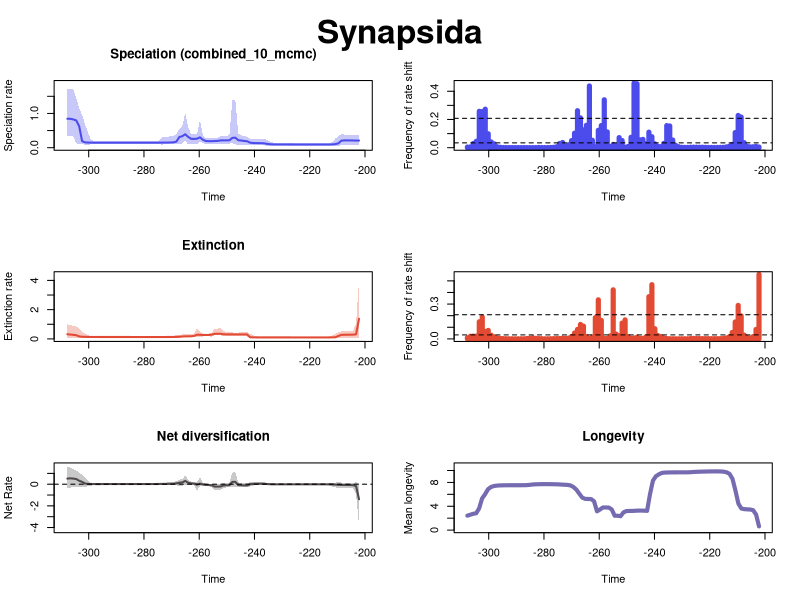

Source code (R):


pdf(file='C:/Users/SimoesLabAdmin/Documents/BDNN_Arielli/synapsida/pyrate_mcmc_logs/RTT_plots.pdf',width=10, height=15)
par(mfrow=c(3,2), oma=c(0,0,2,0))
library(scales)

time=c(-202.15980177, -203.22606131000003,-204.29232085,-205.35858039,-206.42483993000002,-207.49109947,-208.55735901000003,-209.62361855,-210.68987809000004,-211.75613763,-212.82239717,-213.88865671000002,-214.95491625,-216.02117579000003,-217.08743533,-218.15369487000004,-219.21995441,-220.28621395,-221.35247349000002,-222.41873303,-223.48499257000003,-224.55125211,-225.61751165000004,-226.68377119000002,-227.75003073,-228.81629027000002,-229.88254981,-230.94880935000003,-232.01506889,-233.08132842999999,-234.14758797000002,-235.21384751,-236.28010705000003,-237.34636659,-238.41262613000004,-239.47888567,-240.54514521,-241.61140475000002,-242.67766429,-243.74392383000003,-244.81018337,-245.87644291000004,-246.94270245,-248.00896199,-249.07522153000002,-250.14148107,-251.20774061000003,-252.27400015,-253.34025969000004,-254.40651923000001,-255.47277877,-256.53903831,-257.60529785,-258.67155739000003,-259.73781693,-260.80407647,-261.87033601,-262.93659555,-264.00285509,-265.06911463,-266.13537417000003,-267.20163371,-268.26789325,-269.33415279,-270.40041233,-271.46667186999997,-272.53293141,-273.59919095000004,-274.66545049,-275.73171003,-276.79796957,-277.86422911,-278.93048865,-279.99674819,-281.06300773000004,-282.12926727,-283.19552681,-284.26178635,-285.32804589,-286.39430543,-287.46056497,-288.52682451000004,-289.59308405,-290.65934359,-291.72560313,-292.79186267,-293.85812221,-294.92438175,-295.99064129000004,-297.05690083,-298.12316037,-299.18941991,-300.25567945,-301.32193899,-302.38819853,-303.45445807000004,-304.52071761,-305.58697715,-306.65323669,-307.71949623)
rate=c(0.20822441559560245, 0.20794884723918333,0.21043817768754605,0.2119747725652627,0.21299936262242727,0.2132298442677995,0.20442402204162635,0.1271323669724832,0.10497321886138578,0.09605888183554884,0.09413482212510854,0.09344832041402634,0.09311239105946303,0.09302328766800749,0.09298587387152468,0.09300968811410232,0.09302091416486222,0.09309623597598732,0.09321566789360533,0.09334461299643511,0.09355492612320343,0.09375499136241822,0.09400846715341654,0.0943002046814388,0.09460226002812139,0.09471594311757343,0.0948100490682803,0.09496293536436173,0.09535243463288892,0.09631167124353968,0.0992047317627894,0.10881881069855559,0.12453156594280505,0.13161983957816162,0.13268605068383615,0.13388912825777777,0.13659523176435137,0.1468171365872526,0.18852880102629893,0.19618527320519352,0.20998210597746705,0.21763467026342348,0.29392579919740625,0.2862008953141919,0.21598636775076557,0.21369366027272796,0.21335833004618815,0.21282089179144026,0.19846268358623187,0.19494311800529496,0.19050180703004876,0.19058056836706663,0.19457858240206233,0.23150289450390493,0.30217054022738793,0.2626101989525242,0.25688343289623516,0.25845645576655485,0.3149331918053042,0.3924244355169111,0.3350396139109851,0.3115232011752863,0.1766070417902445,0.1561822735334894,0.15188026143705413,0.14967084176722895,0.14912624425674134,0.1485566465231813,0.14691278837037303,0.1462113223099859,0.14605557042325273,0.14597425262800007,0.14594275257895847,0.14592987940698865,0.14593708971935088,0.14598006441539413,0.14602707091400574,0.14604406846810386,0.1460375374325512,0.14603766034684185,0.14603561102616047,0.14603229700556214,0.14602791217694827,0.14602086893610833,0.1460076147251479,0.145990377487413,0.1459926814198269,0.14600949654956147,0.14604642031484316,0.14613665895679842,0.14644328666476603,0.14764786942403696,0.14924337643711233,0.15515554132896847,0.19177208037537014,0.6277015176299083,0.797083500529129,0.8249169564882464,0.8434821959839738,0.8444424658967868)
minHPD=c(0.07647106724071959, 0.07734142804423534,0.07942828986939562,0.07851966021047276,0.07809769160366754,0.07894676263026473,0.07274799504413572,0.048223503200615796,0.04049257426296967,0.03843835424369932,0.043297531482651336,0.04400217904443545,0.04394932070375,0.04467954446595121,0.04487904908841995,0.04514545711772151,0.04494700014326096,0.044807159323282435,0.04494700014326096,0.04494190654018587,0.044944757980208944,0.04553666781656226,0.04553666781656226,0.04486019594600744,0.045634049476286395,0.04538435927079513,0.045076464703735636,0.044798501892353564,0.04594020400781118,0.04487293195448113,0.042139381151221324,0.045628403251335756,0.06935921200752043,0.07631028731311111,0.07829939718829243,0.07891572188275385,0.078942017690489,0.08001408549409972,0.07903238209511816,0.0823954103680885,0.0886488083432593,0.08699415708545302,0.09774861254618802,0.12864142029923623,0.12042158152270561,0.12116530996282314,0.12041613034584629,0.12114978081850361,0.11190807292306057,0.11330774249538776,0.1064672759010882,0.1059390766809854,0.10047368366849263,0.13706416609727998,0.17131573266029895,0.1109549041443273,0.11147691475425714,0.1110357778242096,0.09657461988431283,0.21118074076295568,0.12066398077181711,0.11604891311368051,0.10367159804679568,0.10367805446336585,0.10133961684066378,0.09870882468999663,0.09768882263759544,0.09149789724363169,0.09922198011791841,0.10193754414935778,0.10253927801407205,0.10134148356465882,0.10159578284086826,0.1017293953451874,0.10175165734803149,0.10209840634284183,0.10229972444710254,0.10238461838553488,0.10239904810739098,0.10238461838553488,0.10236084702839353,0.10233085713482162,0.10229866004749863,0.1022167887256646,0.10209840634284183,0.10193754414935778,0.10170573320929505,0.10261333054740479,0.10251443230185399,0.10175165734803149,0.10123408346474325,0.09561025229526475,0.08956179300333189,0.09146747530344959,0.09915866576649017,0.10570295592324201,0.12823489960591872,0.3292412171621953,0.3381219399298795,0.34718292261865946)
maxHPD=c(0.3794781254648623, 0.37704756310050314,0.3767657104407643,0.37674561170789117,0.3793966358580818,0.3845966992472076,0.3869129592897176,0.3441177436921464,0.2709755091894728,0.15635063349181852,0.1465852879757538,0.14377450393943952,0.14209620427361466,0.14232118813697142,0.14209620427361466,0.14212850997184873,0.14176637057618988,0.14137569107019435,0.14137569107019435,0.14133521727840082,0.14137569107019435,0.14210911253116265,0.14236950095355863,0.14209620427361466,0.14323802698710938,0.14323802698710938,0.14328852926286736,0.1434165556914538,0.14555342175142355,0.14772138764423112,0.16029901143417066,0.223432804219348,0.25195883947324965,0.2519937957995243,0.25368055134618944,0.25436862518819064,0.2551746381829326,0.2628928710076454,0.32349298652810043,0.3334433375455118,0.36645500452837854,0.41195658290679216,1.4077230700370897,1.3760613895301992,0.36629965190462094,0.3502952081871137,0.34814382825986484,0.3480195653983722,0.2795960438429259,0.2733813355619992,0.2713082039909146,0.2715207340711895,0.2805759415710198,0.36808159149227565,0.7965847973011608,0.4038464274235254,0.3963891927414213,0.39685915167833535,0.5933835217753222,1.023169980958854,0.6219933884227894,0.5442434933405396,0.3992069423224342,0.3447554021979023,0.33240123346001216,0.3227185796188987,0.3162701699427049,0.29006693828835073,0.20895086879119984,0.20096895593210123,0.1999934446290643,0.19821389464761777,0.19821389464761777,0.19821389464761777,0.19806201537328122,0.1982074338169283,0.1982074338169283,0.19821389464761777,0.19821389464761777,0.19822523958335844,0.19822523958335844,0.19821389464761777,0.19821389464761777,0.19821389464761777,0.1982074338169283,0.1982325006347331,0.19821389464761777,0.19938007625384815,0.1996292224585705,0.19993310529523256,0.20254665115140952,0.22041487521381647,0.4459590151606513,0.6802496417411483,0.9527086662209635,1.1650730874449897,1.460066805337282,1.7068072146686428,1.69840726738352,1.7136491836899814)
remove_na = !is.na(rate)
time = time[remove_na]
plot(time,time,type = 'n', ylim = c(0, 1.8850141020589797), xlim = c(-308.252626,-201.626672), ylab = 'Speciation rate', xlab = 'Time',main='Speciation (combined_10_mcmc)' )
polygon(c(time, rev(time)), c(maxHPD[remove_na], rev(minHPD[remove_na])), col = alpha('#4c4cec',0.3), border = NA)
lines(time,rate[remove_na], col = '#4c4cec', lwd=2)
mtext("Synapsida", outer = TRUE, line = -1.5, cex = 2, font = 2)
mids=c(-202.16518691919194, -203.24221675757576,-204.3192465959596,-205.39627643434343,-206.47330627272729,-207.5503361111111,-208.62736594949496,-209.7043957878788,-210.78142562626263,-211.85845546464648,-212.9354853030303,-214.01251514141416,-215.08954497979798,-216.16657481818183,-217.24360465656565,-218.3206344949495,-219.39766433333335,-220.47469417171718,-221.55172401010103,-222.62875384848485,-223.7057836868687,-224.78281352525252,-225.85984336363637,-226.9368732020202,-228.01390304040405,-229.0909328787879,-230.16796271717172,-231.24499255555557,-232.3220223939394,-233.39905223232324,-234.4760820707071,-235.55311190909092,-236.63014174747474,-237.7071715858586,-238.78420142424244,-239.86123126262626,-240.9382611010101,-242.01529093939394,-243.0923207777778,-244.16935061616164,-245.24638045454546,-246.32341029292928,-247.40044013131313,-248.47746996969698,-249.5544998080808,-250.63152964646466,-251.70855948484848,-252.78558932323233,-253.86261916161618,-254.939649,-256.0166788383838,-257.0937086767677,-258.1707385151515,-259.2477683535354,-260.3247981919192,-261.401828030303,-262.4788578686869,-263.5558877070707,-264.6329175454546,-265.7099473838384,-266.7869772222222,-267.86400706060607,-268.9410368989899,-270.0180667373737,-271.09509657575757,-272.1721264141414,-273.24915625252527,-274.3261860909091,-275.40321592929297,-276.48024576767676,-277.5572756060606,-278.63430544444446,-279.71133528282826,-280.7883651212121,-281.86539495959596,-282.9424247979798,-284.01945463636366,-285.0964844747475,-286.1735143131313,-287.25054415151516,-288.327573989899,-289.4046038282828,-290.48163366666665,-291.5586635050505,-292.63569334343435,-293.7127231818182,-294.78975302020206,-295.86678285858585,-296.9438126969697,-298.02084253535355,-299.09787237373735,-300.1749022121212,-301.25193205050505,-302.3289618888889,-303.40599172727275,-304.4830215656566,-305.5600514040404,-306.63708124242424,-307.7141110808081)
counts=c(0.00497752808988764, 0.009269662921348315,0.00649438202247191,0.006078651685393259,0.009696629213483146,0.035764044943820225,0.21756179775280898,0.2286741573033708,0.10725842696629213,0.02295505617977528,0.010775280898876404,0.0054943820224719105,0.0029213483146067415,0.0024269662921348315,0.0019438202247191011,0.00149438202247191,0.0018764044943820224,0.0021797752808988763,0.002707865168539326,0.0034831460674157304,0.0033932584269662923,0.0036853932584269664,0.00401123595505618,0.0035393258426966293,0.002292134831460674,0.0024719101123595504,0.002752808988764045,0.006910112359550562,0.016876404494382023,0.05456179775280899,0.15403370786516854,0.1566067415730337,0.030235955056179774,0.007224719101123596,0.010449438202247191,0.02744943820224719,0.07806741573033708,0.11008988764044944,0.028707865168539327,0.059,0.05559550561797753,0.45310112359550564,0.4577752808988764,0.07373033707865169,0.0089438202247191,0.0039213483146067415,0.05056179775280899,0.07147191011235955,0.014202247191011236,0.023235955056179775,0.008269662921348314,0.1118876404494382,0.3395168539325843,0.15696629213483146,0.1231685393258427,0.00701123595505618,0.05256179775280899,0.43774157303370786,0.15886516853932584,0.12640449438202248,0.21130337078651684,0.2621348314606742,0.10273033707865169,0.05010112359550562,0.021067415730337078,0.011674157303370786,0.037168539325842694,0.029640449438202248,0.00698876404494382,0.003056179775280899,0.0017640449438202247,0.0010786516853932583,0.0008988764044943821,0.001292134831460674,0.0017640449438202247,0.0008988764044943821,0.000651685393258427,0.0007191011235955057,0.0006179775280898876,0.0008876404494382022,0.0007303370786516854,0.0009101123595505618,0.0008988764044943821,0.001056179775280899,0.0010674157303370787,0.0010112359550561798,0.0012808988764044945,0.003089887640449438,0.006853932584269663,0.027303370786516856,0.04086516853932584,0.09879775280898877,0.2728202247191011,0.25620224719101126,0.2578426966292135,0.04562921348314607,0.030101123595505618,0.005719101123595505,0.004438202247191011)
plot(mids,counts,type = 'h', xlim = c(-308.252626,-201.626672), ylim=c(0,0.4577752808988764), ylab = 'Frequency of rate shift', xlab = 'Time',lwd=5,col='#4c4cec')
bf2 = 0.03434514159663572
bf6 = 0.20811161450508497
abline(h=bf2, lty=2)
abline(h=bf6, lty=2)

time=c(-202.15980177, -203.22606131000003,-204.29232085,-205.35858039,-206.42483993000002,-207.49109947,-208.55735901000003,-209.62361855,-210.68987809000004,-211.75613763,-212.82239717,-213.88865671000002,-214.95491625,-216.02117579000003,-217.08743533,-218.15369487000004,-219.21995441,-220.28621395,-221.35247349000002,-222.41873303,-223.48499257000003,-224.55125211,-225.61751165000004,-226.68377119000002,-227.75003073,-228.81629027000002,-229.88254981,-230.94880935000003,-232.01506889,-233.08132842999999,-234.14758797000002,-235.21384751,-236.28010705000003,-237.34636659,-238.41262613000004,-239.47888567,-240.54514521,-241.61140475000002,-242.67766429,-243.74392383000003,-244.81018337,-245.87644291000004,-246.94270245,-248.00896199,-249.07522153000002,-250.14148107,-251.20774061000003,-252.27400015,-253.34025969000004,-254.40651923000001,-255.47277877,-256.53903831,-257.60529785,-258.67155739000003,-259.73781693,-260.80407647,-261.87033601,-262.93659555,-264.00285509,-265.06911463,-266.13537417000003,-267.20163371,-268.26789325,-269.33415279,-270.40041233,-271.46667186999997,-272.53293141,-273.59919095000004,-274.66545049,-275.73171003,-276.79796957,-277.86422911,-278.93048865,-279.99674819,-281.06300773000004,-282.12926727,-283.19552681,-284.26178635,-285.32804589,-286.39430543,-287.46056497,-288.52682451000004,-289.59308405,-290.65934359,-291.72560313,-292.79186267,-293.85812221,-294.92438175,-295.99064129000004,-297.05690083,-298.12316037,-299.18941991,-300.25567945,-301.32193899,-302.38819853,-303.45445807000004,-304.52071761,-305.58697715,-306.65323669,-307.71949623)
rate=c(1.3733602651484413, 0.31317570208381135,0.29227898891111015,0.28732186282753935,0.28603879398455045,0.2833609213829868,0.2752992071993966,0.2029692962213125,0.11245842728023328,0.1044722710052884,0.1021783053084249,0.10147489461056183,0.10120960001120002,0.10109249393924422,0.10106220088059417,0.10105780801991723,0.10108724034009343,0.10111873246531067,0.10119163700158991,0.10125244031015429,0.10131800409659562,0.10140388441446624,0.10155233145060141,0.10173232272701145,0.10186414999726426,0.10189209552970138,0.10189582208132235,0.10188861410056269,0.10189357088456787,0.10189599921409061,0.10190302521678973,0.1019152149372601,0.10193685471746473,0.10202929677226158,0.1024554236736142,0.10303123426875871,0.10440965202644978,0.11433832237607694,0.30601153751082183,0.30551094596819356,0.30518413434702263,0.30530552573158837,0.3061846901407234,0.3074591765963193,0.3076579323118175,0.30824221670511,0.3151548048678289,0.3523144676480925,0.3486036155048795,0.3476691605912351,0.29013693798840157,0.2701842383913504,0.2685093459092474,0.2682556833598118,0.28051159525388203,0.2825494867800186,0.20387353506072142,0.17694985403137117,0.17529038141337017,0.1740643864548261,0.16300835129085658,0.147596311029287,0.13810963174324178,0.13286075155589705,0.13000050139454222,0.12915910019047822,0.1288264308877717,0.12857299133306727,0.12826431686554635,0.12808521365790093,0.12798558286800688,0.12789903329785318,0.1278857567897811,0.1278857567897811,0.12792405174815996,0.1280504435945074,0.12823367717960368,0.1285928018417735,0.12925709285348114,0.1296574774516585,0.12980507777024797,0.12983328464699506,0.12984782011212295,0.12984578851604672,0.12985317045553016,0.12988103602643702,0.12992290893469288,0.13001246225147917,0.13015778317670318,0.13040697218840305,0.13092622818309035,0.13208741678193203,0.13428954294820872,0.13953686422945843,0.1449072446119038,0.17066686442516113,0.25319352122491545,0.2766663925441649,0.29960750060303915,0.3180233514740322)
minHPD=c(0.08348190308680896, 0.07418134442449709,0.08435717385455181,0.08290348427312284,0.08435717385455181,0.08424498806653555,0.08237222582971511,0.07160426208082275,0.06333759320716403,0.056753445216706354,0.05753424662583165,0.06338366431841279,0.06510385346659354,0.06514784094174905,0.06517028043907008,0.065175943660362,0.06510110720956809,0.06538734521238072,0.06516603168919358,0.06538734521238072,0.06734119586520412,0.06775386137193883,0.06747258422425419,0.06781145954411807,0.06780421195462585,0.06774509795910805,0.06771447795240376,0.0677549651107355,0.06777089937588204,0.06781091375094567,0.06775386137193883,0.06772528748593573,0.06777492084156415,0.06702361689027718,0.06328410753289487,0.05676499057102368,0.06153874131501344,0.06518718786189116,0.17379380010964263,0.19574548850587145,0.19701107294928213,0.19633526022869535,0.1969930754458109,0.20034528448319178,0.19994484249802258,0.19583465435043124,0.18831931972889063,0.2488748274698861,0.2488748274698861,0.24904000559393136,0.1600491631692837,0.1670787791418098,0.16710931710211208,0.1674306327621449,0.13713695990095692,0.115661355435052,0.11059407406163722,0.1087129745214534,0.10850846591200938,0.1087129745214534,0.10316358013955843,0.08588077973946023,0.07691593796860781,0.07615756395106608,0.07414330989974992,0.07616995630519385,0.07614856198168524,0.0758013124756407,0.07615756395106608,0.07617054988573527,0.07569118984518579,0.07608995649233559,0.07616735136221806,0.07615524190779326,0.0758013124756407,0.07616735136221806,0.07690732871680642,0.07760927701112003,0.07845921525849751,0.07848700884614765,0.07862790844665803,0.07862790844665803,0.07862790844665803,0.0785199913341012,0.07850586130324616,0.07851807586902577,0.07838087112116413,0.07848539144050923,0.07804637217511204,0.07802226192161298,0.07851807586902577,0.07559940189269528,0.06945772960414688,0.07005667648191868,0.07259447150226625,0.0764984351621113,0.0865772103615584,0.08742231109698581,0.0869675041693303,0.08648396848453296)
maxHPD=c(4.014939362623382, 1.070621804044901,0.5464175659045217,0.5217370195477166,0.5191130138868459,0.5153197133408786,0.5065958171778698,0.46362751461062507,0.358819468747229,0.2549968161455283,0.1551126673899751,0.14485700916304978,0.14268765506746675,0.14119182683496756,0.1404809046942099,0.13994420635843569,0.1392968251667154,0.1392650078526743,0.13858825123743454,0.1384000858090142,0.13994245573842035,0.13998011703147709,0.13930356929760904,0.13945055535812065,0.1394519972274317,0.1394519972274317,0.13950610782218492,0.1396037337183584,0.13976965178861775,0.13998011703147709,0.14012178468546616,0.14048430484461963,0.14128837833132848,0.1424623770908766,0.14754957052471376,0.1811341575827861,0.27414443206782624,0.3382642957585694,0.45644163327688647,0.4413023386481748,0.43897750096351223,0.4366988013089301,0.4334238478396631,0.439200899862422,0.4412217933899372,0.44540157791131724,0.5658324989878132,0.7390666142116735,0.7099423537253728,0.7100154099123934,0.4174570970229181,0.35684850630614023,0.35575451733370156,0.3561206155928265,0.5044751319548264,0.7529206445306491,0.31740034574229237,0.30456788443274885,0.3039868570575799,0.30456575833817506,0.3016828592931036,0.286633294416808,0.24479285521218996,0.22509991369541085,0.20807090347523902,0.20565158842933873,0.2040606280068994,0.20241607736179532,0.20104513293055326,0.20020652717252171,0.19892690654453934,0.1987598272151543,0.19854459898202087,0.19837737776544173,0.19781316566315735,0.19766095146370447,0.19785901838116352,0.19785901838116352,0.19785520796007153,0.19768141415207505,0.19781316566315735,0.19780991277760296,0.19780991277760296,0.1977324938126152,0.19775206640860246,0.19781316566315735,0.19785520796007153,0.19833477490640944,0.19863737121207187,0.20009073922734258,0.2037802587921346,0.210274288658649,0.2508862138271963,0.38277024473137355,0.46510380574171506,0.6913422535900586,0.8612469701781429,0.8820722513756412,0.9397511175150899,1.0102617419079187)
remove_na = !is.na(rate)
time = time[remove_na]
plot(time,time,type = 'n', ylim = c(0, 4.41643329888572), xlim = c(-308.252626,-201.626672), ylab = 'Extinction rate', xlab = 'Time',main='Extinction' )
polygon(c(time, rev(time)), c(maxHPD[remove_na], rev(minHPD[remove_na])), col = alpha('#e34a33',0.3), border = NA)
lines(time,rate[remove_na], col = '#e34a33', lwd=2)
mids=c(-202.16518691919194, -203.24221675757576,-204.3192465959596,-205.39627643434343,-206.47330627272729,-207.5503361111111,-208.62736594949496,-209.7043957878788,-210.78142562626263,-211.85845546464648,-212.9354853030303,-214.01251514141416,-215.08954497979798,-216.16657481818183,-217.24360465656565,-218.3206344949495,-219.39766433333335,-220.47469417171718,-221.55172401010103,-222.62875384848485,-223.7057836868687,-224.78281352525252,-225.85984336363637,-226.9368732020202,-228.01390304040405,-229.0909328787879,-230.16796271717172,-231.24499255555557,-232.3220223939394,-233.39905223232324,-234.4760820707071,-235.55311190909092,-236.63014174747474,-237.7071715858586,-238.78420142424244,-239.86123126262626,-240.9382611010101,-242.01529093939394,-243.0923207777778,-244.16935061616164,-245.24638045454546,-246.32341029292928,-247.40044013131313,-248.47746996969698,-249.5544998080808,-250.63152964646466,-251.70855948484848,-252.78558932323233,-253.86261916161618,-254.939649,-256.0166788383838,-257.0937086767677,-258.1707385151515,-259.2477683535354,-260.3247981919192,-261.401828030303,-262.4788578686869,-263.5558877070707,-264.6329175454546,-265.7099473838384,-266.7869772222222,-267.86400706060607,-268.9410368989899,-270.0180667373737,-271.09509657575757,-272.1721264141414,-273.24915625252527,-274.3261860909091,-275.40321592929297,-276.48024576767676,-277.5572756060606,-278.63430544444446,-279.71133528282826,-280.7883651212121,-281.86539495959596,-282.9424247979798,-284.01945463636366,-285.0964844747475,-286.1735143131313,-287.25054415151516,-288.327573989899,-289.4046038282828,-290.48163366666665,-291.5586635050505,-292.63569334343435,-293.7127231818182,-294.78975302020206,-295.86678285858585,-296.9438126969697,-298.02084253535355,-299.09787237373735,-300.1749022121212,-301.25193205050505,-302.3289618888889,-303.40599172727275,-304.4830215656566,-305.5600514040404,-306.63708124242424,-307.7141110808081)
counts=c(0.5563595505617978, 0.08159550561797753,0.019898876404494382,0.007797752808988764,0.01250561797752809,0.03295505617977528,0.19857303370786517,0.2884157303370786,0.1458988764044944,0.05551685393258427,0.01849438202247191,0.008460674157303371,0.004247191011235955,0.002640449438202247,0.0022134831460674156,0.002292134831460674,0.001966292134831461,0.0026741573033707863,0.0025280898876404493,0.0026292134831460675,0.003146067415730337,0.003786516853932584,0.0047640449438202245,0.003292134831460674,0.0011910112359550561,0.0014269662921348315,0.001303370786516854,0.0010898876404494382,0.0011123595505617978,0.001247191011235955,0.001898876404494382,0.0029775280898876404,0.008404494382022471,0.02035955056179775,0.0291123595505618,0.08769662921348315,0.4670337078651685,0.3637303370786517,0.01746067415730337,0.004179775280898876,0.0043370786516853934,0.014606741573033709,0.007719101123595505,0.005213483146067416,0.02038202247191011,0.1639887640449438,0.13637078651685394,0.027853932584269662,0.041314606741573036,0.4226292134831461,0.026337078651685393,0.004573033707865168,0.0037415730337078653,0.15947191011235956,0.33646067415730335,0.1832696629213483,0.017089887640449438,0.004595505617977528,0.02004494382022472,0.11041573033707865,0.12447191011235956,0.082,0.05056179775280899,0.02048314606741573,0.0073258426966292135,0.004730337078651685,0.006584269662921348,0.0043370786516853934,0.002842696629213483,0.0025393258426966293,0.0016741573033707865,0.0011123595505617978,0.001,0.002112359550561798,0.003258426966292135,0.004943820224719101,0.009797752808988765,0.0064831460674157305,0.003853932584269663,0.0011797752808988763,0.001247191011235955,0.001101123595505618,0.0008089887640449438,0.0012359550561797752,0.0013370786516853932,0.0020674157303370785,0.002730337078651685,0.004808988764044944,0.008707865168539325,0.01749438202247191,0.03204494382022472,0.07310112359550562,0.06498876404494382,0.18792134831460675,0.14759550561797752,0.024112359550561797,0.02407865168539326,0.022932584269662923,0.009584269662921347)
plot(mids,counts,type = 'h', xlim = c(-308.252626,-201.626672), ylim=c(0,0.5563595505617978), ylab = 'Frequency of rate shift', xlab = 'Time',lwd=5,col='#e34a33')
abline(h=bf2, lty=2)
abline(h=bf6, lty=2)
#Net Diversification Rate
time=c(-202.15980177, -203.22606131000003,-204.29232085,-205.35858039,-206.42483993000002,-207.49109947,-208.55735901000003,-209.62361855,-210.68987809000004,-211.75613763,-212.82239717,-213.88865671000002,-214.95491625,-216.02117579000003,-217.08743533,-218.15369487000004,-219.21995441,-220.28621395,-221.35247349000002,-222.41873303,-223.48499257000003,-224.55125211,-225.61751165000004,-226.68377119000002,-227.75003073,-228.81629027000002,-229.88254981,-230.94880935000003,-232.01506889,-233.08132842999999,-234.14758797000002,-235.21384751,-236.28010705000003,-237.34636659,-238.41262613000004,-239.47888567,-240.54514521,-241.61140475000002,-242.67766429,-243.74392383000003,-244.81018337,-245.87644291000004,-246.94270245,-248.00896199,-249.07522153000002,-250.14148107,-251.20774061000003,-252.27400015,-253.34025969000004,-254.40651923000001,-255.47277877,-256.53903831,-257.60529785,-258.67155739000003,-259.73781693,-260.80407647,-261.87033601,-262.93659555,-264.00285509,-265.06911463,-266.13537417000003,-267.20163371,-268.26789325,-269.33415279,-270.40041233,-271.46667186999997,-272.53293141,-273.59919095000004,-274.66545049,-275.73171003,-276.79796957,-277.86422911,-278.93048865,-279.99674819,-281.06300773000004,-282.12926727,-283.19552681,-284.26178635,-285.32804589,-286.39430543,-287.46056497,-288.52682451000004,-289.59308405,-290.65934359,-291.72560313,-292.79186267,-293.85812221,-294.92438175,-295.99064129000004,-297.05690083,-298.12316037,-299.18941991,-300.25567945,-301.32193899,-302.38819853,-303.45445807000004,-304.52071761,-305.58697715,-306.65323669,-307.71949623)
net_rate=c(-1.388320620345621, -0.1742325474649994,-0.08843349995708852,-0.07679931993993869,-0.07343249358256904,-0.06914686168298917,-0.0659280922075148,-0.05836008185006215,-0.032053009909648614,-0.01812978205241605,-0.011396632606823913,-0.009685636549325432,-0.009102651283220511,-0.008821608700497955,-0.008748066098325697,-0.008733347748443095,-0.008793542231872658,-0.008789256638968922,-0.008838353849271976,-0.008869196413128144,-0.008775958718305787,-0.00875448675342776,-0.008784996903909346,-0.00886143364344881,-0.008908284815613652,-0.0088378318933798,-0.008730818535796728,-0.008588869904438419,-0.008253641125040179,-0.007101159834508494,-0.0028545194877376365,0.01355494330347943,0.03946891764806921,0.047226975886493064,0.04542670889444,0.0425635728624341,0.035316026074443535,-0.0015597463982900545,-0.11987331552475675,-0.11155516745710099,-0.09549871380078487,-0.08028399700574744,0.22103980707470416,0.21330483286926719,-0.08691735415310588,-0.09358376610322541,-0.11671705796437161,-0.21002248858723976,-0.21691473375646766,-0.21969656778897764,-0.09847048641298373,-0.07477094842744163,-0.06948263153696732,-0.01980675309597872,0.055366719171528724,-0.04397788441512196,0.058381442048065696,0.07421125992724963,0.13620265271339638,0.30621545772360215,0.16571528475307157,0.13885746867538623,0.07686837676436953,0.044919775265077524,0.03766111097921861,0.03231003952274606,0.0306841946388174,0.028458110254110033,0.021673222407087057,0.01881267338401157,0.01849715870383174,0.018420261196375288,0.018354816595208216,0.018327475751721344,0.018300445135057675,0.018220241503117383,0.01806130436208438,0.01748441570464351,0.016363802584874753,0.01571835107531839,0.015495988448083605,0.015453283181310116,0.015426264805320588,0.015417977774485872,0.015375237224612514,0.01529527839751468,0.01521239519380127,0.01511052649227484,0.014927481199998888,0.014913611085847977,0.015381759995423934,0.021715767544605698,0.029970898340701,0.0650539859932292,0.21179296532688663,0.3225757849478962,0.4785549238946002,0.5194497325023503,0.5426075528698715,0.5193656456431456)
net_minHPD=c(-3.8515200918017922, -0.8915957405631061,-0.37754265241300505,-0.34241177357425845,-0.33847479142216946,-0.34058913956859593,-0.3434286846623875,-0.35902132831520034,-0.2898309463950841,-0.21134608900227542,-0.07529054454501069,-0.06382043394031109,-0.060839050235376974,-0.05974988389672961,-0.05929510837672573,-0.05856500764152125,-0.058562452705076415,-0.05863843991287647,-0.05749455128174008,-0.05831462340371406,-0.057661021400324246,-0.05792035249209103,-0.05723948231863241,-0.05749455128174008,-0.05748940644080119,-0.05748940644080119,-0.05843076483450296,-0.05831462340371406,-0.059713064954705616,-0.06042656805617598,-0.06656368217601258,-0.059347844837339604,-0.04464333757765246,-0.03954296938157306,-0.044083382740765356,-0.05788615335343526,-0.1471733597418827,-0.20872594845769876,-0.28189229427929197,-0.26880311584864347,-0.2682656680944005,-0.2816841935903804,-0.26580040845354624,-0.2552608727433272,-0.2862514574348247,-0.2856564969555109,-0.35971195667340927,-0.5268634759155268,-0.5349853790977399,-0.5420514481956638,-0.25178545602252467,-0.1784335154326482,-0.17340955805855734,-0.15793821722179643,-0.18310177188250165,-0.6149530949082597,-0.09140575180321225,-0.07762829435423999,-0.08935153207616578,0.004804208249318875,-0.1587132695642204,-0.13191716505209072,-0.11450910062262525,-0.08526397788787156,-0.04865446419792527,-0.04450939415346189,-0.04890060959606943,-0.05190099297552414,-0.05722403784232119,-0.05293690269979004,-0.05229559463677541,-0.052299077773861474,-0.052014522893030296,-0.052299077773861474,-0.050080890547342605,-0.05063505767156137,-0.04962336579412677,-0.050706041734161114,-0.052299077773861474,-0.05299382354120208,-0.05299382354120208,-0.0531116814197303,-0.053193577201820136,-0.05321530907291766,-0.053017355772551844,-0.05301872258629961,-0.05417134432001908,-0.055017849281908726,-0.057089174103106044,-0.05806074230498079,-0.06571925497649919,-0.13633892372809295,-0.18586031331442215,-0.27203264666275706,-0.2568254675088121,-0.293375886039136,-0.25594040479028424,-0.267322418464492,-0.3159803777765853,-0.3912613044208799)
net_maxHPD=c(0.12735331968851366, 0.17995870182735368,0.13959294617423693,0.13630584621326444,0.13960013944031596,0.1436911301916031,0.1567906258736779,0.19230296757274648,0.14950634471404298,0.08198388439071723,0.06797794615207409,0.04999979097839645,0.04632897649731335,0.04487183241881487,0.04392408763140909,0.04379778579568761,0.043205874447672835,0.042645599792211344,0.043212873252891484,0.04205445517945677,0.042634998459604584,0.04232310029819021,0.0431328749829817,0.04317715040963577,0.04353046001683546,0.043833512136732034,0.04324689817468533,0.04376502712328237,0.04393831695535305,0.048322795079494746,0.066125074125271,0.13373184258646137,0.16273904589943022,0.16862890143684273,0.17387479179569404,0.1877139025525939,0.17939174326488316,0.1795762634095275,0.08074866944797354,0.07917364076980032,0.12418781799661821,0.17335806858361735,1.1128650200778454,1.08021231241412,0.12962983697485558,0.11661859865094851,0.11238559008110613,-0.0007512483096840938,-0.017573090924428436,-0.015184926810279442,0.0519136384877229,0.038491750711224265,0.048485220842671095,0.1559170852396919,0.6546380203298958,0.2035235416146741,0.20046607440371464,0.2088287787274613,0.4259746500923596,0.8378260055823703,0.4587843458639941,0.42166418736368777,0.2908555371743273,0.21081311990433874,0.1844974846920412,0.16002227583094641,0.14715774182357683,0.1370880121229673,0.09879989161063484,0.08849543502155244,0.08561992893699567,0.08420917574548845,0.08384040153009123,0.0832249231058292,0.08507201715122947,0.0837275035434861,0.08384040153009123,0.08190342398542937,0.07910869141564746,0.0779683878719318,0.0779683878719318,0.0779683878719318,0.07796673757862624,0.07796673757862624,0.07831469564220814,0.07864003986115987,0.07796350630116407,0.07796673757862624,0.07754104614480363,0.08076041754496352,0.0845072755978088,0.10484235120803392,0.37194144317225386,0.5980945158453106,0.8822949703360218,1.0680184261426549,1.2808370577954908,1.3809107274919212,1.5378135385845826,1.571203990302602)
remove_na = !is.na(net_rate)
time = time[remove_na]
plot(time,time,type = 'n', ylim = c(-4.236672100981972, 1.7283243893328624), xlim = c(-308.252626,-201.626672), ylab = 'Net Rate', xlab = 'Time',lwd=2, main='Net diversification', col= '#504A4B' )
polygon(c(time, rev(time)), c(net_maxHPD[remove_na], rev(net_minHPD[remove_na])), col = alpha('#504A4B',0.3), border = NA)
lines(time,net_rate[remove_na], col = '#504A4B', lwd=2)
abline(h=0,lty=2)


time=c(-202.15980177, -203.22606131000003,-204.29232085,-205.35858039,-206.42483993000002,-207.49109947,-208.55735901000003,-209.62361855,-210.68987809000004,-211.75613763,-212.82239717,-213.88865671000002,-214.95491625,-216.02117579000003,-217.08743533,-218.15369487000004,-219.21995441,-220.28621395,-221.35247349000002,-222.41873303,-223.48499257000003,-224.55125211,-225.61751165000004,-226.68377119000002,-227.75003073,-228.81629027000002,-229.88254981,-230.94880935000003,-232.01506889,-233.08132842999999,-234.14758797000002,-235.21384751,-236.28010705000003,-237.34636659,-238.41262613000004,-239.47888567,-240.54514521,-241.61140475000002,-242.67766429,-243.74392383000003,-244.81018337,-245.87644291000004,-246.94270245,-248.00896199,-249.07522153000002,-250.14148107,-251.20774061000003,-252.27400015,-253.34025969000004,-254.40651923000001,-255.47277877,-256.53903831,-257.60529785,-258.67155739000003,-259.73781693,-260.80407647,-261.87033601,-262.93659555,-264.00285509,-265.06911463,-266.13537417000003,-267.20163371,-268.26789325,-269.33415279,-270.40041233,-271.46667186999997,-272.53293141,-273.59919095000004,-274.66545049,-275.73171003,-276.79796957,-277.86422911,-278.93048865,-279.99674819,-281.06300773000004,-282.12926727,-283.19552681,-284.26178635,-285.32804589,-286.39430543,-287.46056497,-288.52682451000004,-289.59308405,-290.65934359,-291.72560313,-292.79186267,-293.85812221,-294.92438175,-295.99064129000004,-297.05690083,-298.12316037,-299.18941991,-300.25567945,-301.32193899,-302.38819853,-303.45445807000004,-304.52071761,-305.58697715,-306.65323669,-307.71949623)
rate=c(0.6255682492005458, 2.6110261106604047,3.33924509003601,3.4560654728035827,3.4805446028447795,3.5190269549398936,3.623539874594157,4.439770432267821,6.626676934406815,8.590172461986276,9.434590024185937,9.699836771001856,9.800071028478975,9.839778851198268,9.852272484138776,9.854310867371495,9.847842469402218,9.842184808281477,9.82894316912319,9.816149415878847,9.80156482864005,9.78418572872367,9.75934988818696,9.726527609904494,9.696328185782628,9.691940594475772,9.693094387008758,9.693179248051019,9.689365202644376,9.686079398459434,9.682422872723405,9.672059442406562,9.652006108688237,9.593139457632239,9.35941775976341,9.036056117189114,8.315335276978095,6.054469244995401,3.2300366733476626,3.262574282141183,3.2735757582950966,3.2698421509274302,3.2482665283552965,3.2172234784962876,3.2123553123882074,3.19540381152546,2.979312595560564,2.3350430009254968,2.4073169976287456,2.4137273179504484,3.4699353221177316,3.780257552324516,3.7950236514765963,3.7970459880215266,3.446816521556812,3.1521791787688027,4.839630195678469,5.207041645604588,5.227336187937825,5.2373128154548745,5.447534161792405,6.104339708156443,6.785317208543086,7.231602409511329,7.499141304408251,7.58077660498038,7.611601464176502,7.638833785510277,7.67151499007855,7.68840235830872,7.700588064101052,7.70983091205625,7.711210231077514,7.710937638607872,7.70857927426725,7.69787734804067,7.681735449946832,7.646419480786933,7.581870062973003,7.544690064945205,7.532373908643517,7.530539528411565,7.529278410993708,7.530177191703235,7.5294401006914775,7.527059003390743,7.523126485777389,7.514623261218824,7.497871199372675,7.4677699938943976,7.396037235382655,7.228605979591562,6.8610062805831316,6.007912168396867,5.3136805983996265,3.659284506114882,2.82702558421529,2.738091587380462,2.5818220046420755,2.424258545191982)
minHPD=c(0.6255682492005458, 2.6110261106604047,3.33924509003601,3.4560654728035827,3.4805446028447795,3.5190269549398936,3.623539874594157,4.439770432267821,6.626676934406815,8.590172461986276,9.434590024185937,9.699836771001856,9.800071028478975,9.839778851198268,9.852272484138776,9.854310867371495,9.847842469402218,9.842184808281477,9.82894316912319,9.816149415878847,9.80156482864005,9.78418572872367,9.75934988818696,9.726527609904494,9.696328185782628,9.691940594475772,9.693094387008758,9.693179248051019,9.689365202644376,9.686079398459434,9.682422872723405,9.672059442406562,9.652006108688237,9.593139457632239,9.35941775976341,9.036056117189114,8.315335276978095,6.054469244995401,3.2300366733476626,3.262574282141183,3.2735757582950966,3.2698421509274302,3.2482665283552965,3.2172234784962876,3.2123553123882074,3.19540381152546,2.979312595560564,2.3350430009254968,2.4073169976287456,2.4137273179504484,3.4699353221177316,3.780257552324516,3.7950236514765963,3.7970459880215266,3.446816521556812,3.1521791787688027,4.839630195678469,5.207041645604588,5.227336187937825,5.2373128154548745,5.447534161792405,6.104339708156443,6.785317208543086,7.231602409511329,7.499141304408251,7.58077660498038,7.611601464176502,7.638833785510277,7.67151499007855,7.68840235830872,7.700588064101052,7.70983091205625,7.711210231077514,7.710937638607872,7.70857927426725,7.69787734804067,7.681735449946832,7.646419480786933,7.581870062973003,7.544690064945205,7.532373908643517,7.530539528411565,7.529278410993708,7.530177191703235,7.5294401006914775,7.527059003390743,7.523126485777389,7.514623261218824,7.497871199372675,7.4677699938943976,7.396037235382655,7.228605979591562,6.8610062805831316,6.007912168396867,5.3136805983996265,3.659284506114882,2.82702558421529,2.738091587380462,2.5818220046420755,2.424258545191982)
maxHPD=c(0.6255682492005458, 2.6110261106604047,3.33924509003601,3.4560654728035827,3.4805446028447795,3.5190269549398936,3.623539874594157,4.439770432267821,6.626676934406815,8.590172461986276,9.434590024185937,9.699836771001856,9.800071028478975,9.839778851198268,9.852272484138776,9.854310867371495,9.847842469402218,9.842184808281477,9.82894316912319,9.816149415878847,9.80156482864005,9.78418572872367,9.75934988818696,9.726527609904494,9.696328185782628,9.691940594475772,9.693094387008758,9.693179248051019,9.689365202644376,9.686079398459434,9.682422872723405,9.672059442406562,9.652006108688237,9.593139457632239,9.35941775976341,9.036056117189114,8.315335276978095,6.054469244995401,3.2300366733476626,3.262574282141183,3.2735757582950966,3.2698421509274302,3.2482665283552965,3.2172234784962876,3.2123553123882074,3.19540381152546,2.979312595560564,2.3350430009254968,2.4073169976287456,2.4137273179504484,3.4699353221177316,3.780257552324516,3.7950236514765963,3.7970459880215266,3.446816521556812,3.1521791787688027,4.839630195678469,5.207041645604588,5.227336187937825,5.2373128154548745,5.447534161792405,6.104339708156443,6.785317208543086,7.231602409511329,7.499141304408251,7.58077660498038,7.611601464176502,7.638833785510277,7.67151499007855,7.68840235830872,7.700588064101052,7.70983091205625,7.711210231077514,7.710937638607872,7.70857927426725,7.69787734804067,7.681735449946832,7.646419480786933,7.581870062973003,7.544690064945205,7.532373908643517,7.530539528411565,7.529278410993708,7.530177191703235,7.5294401006914775,7.527059003390743,7.523126485777389,7.514623261218824,7.497871199372675,7.4677699938943976,7.396037235382655,7.228605979591562,6.8610062805831316,6.007912168396867,5.3136805983996265,3.659284506114882,2.82702558421529,2.738091587380462,2.5818220046420755,2.424258545191982)
remove_na = !is.na(rate)
time = time[remove_na]
plot(time,time,type = 'n', ylim = c(0, 10.839741954108646), xlim = c(-308.252626,-201.626672), ylab = 'Mean longevity', xlab = 'Time',main='Longevity' )
polygon(c(time, rev(time)), c(maxHPD[remove_na], rev(minHPD[remove_na])), col = alpha('#756bb1',0.3), border = NA)
lines(time,rate[remove_na], col = '#756bb1', lwd=4)

n <- dev.off()